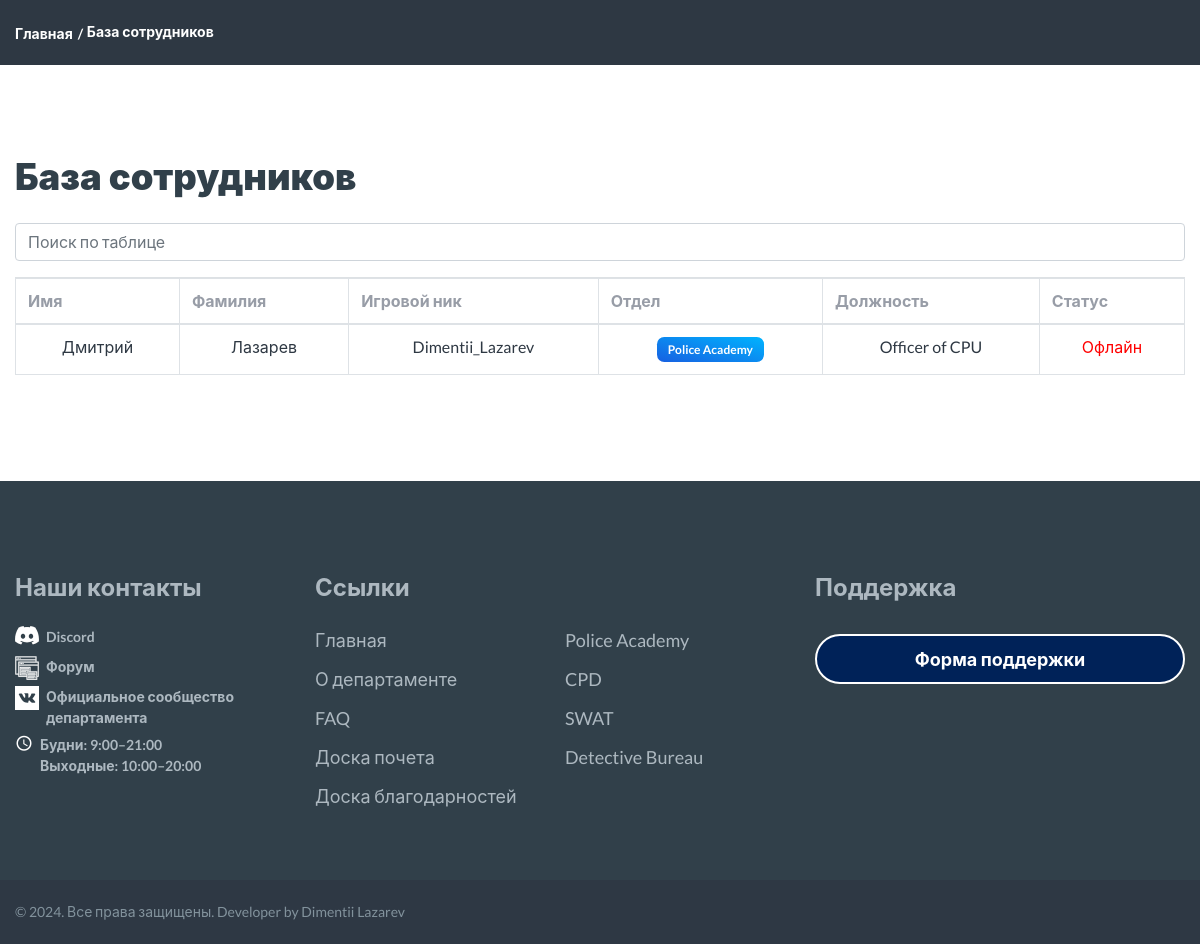
/profiles/profiles_list/, run on an earlier commit of the app's database.
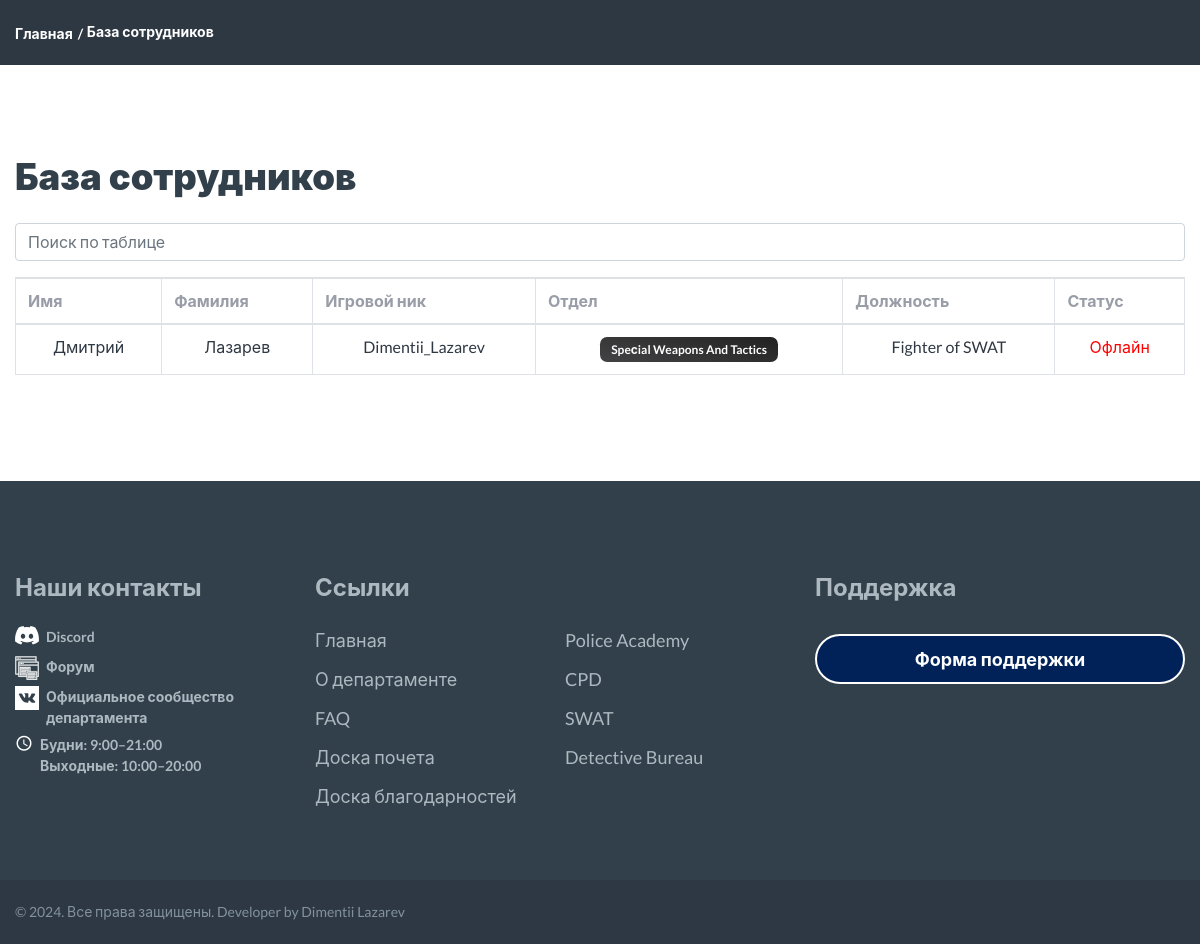
And on a later commit of the database.
### profiles/models.py (models this page shows, shortened)
class Profile(models.Model):
    id = models.AutoField(primary_key=True)
    user = models.OneToOneField(User, verbose_name="Пользователь", on_delete=models.CASCADE)
    name = models.CharField(max_length=25, verbose_name="Имя", blank=True)
    surnames = models.CharField(max_length=25, verbose_name="Фамилия", blank=True)
    email = models.EmailField(max_length=40, verbose_name="Электронная почта", blank=True)
    photo = models.ImageField(upload_to='users/%Y/%m/%d', blank=True, verbose_name="Фото",
                              default='../static/img/default.png')
    slug = models.SlugField("URL", max_length=50, blank=True)
    last_activity = models.DateTimeField(verbose_name="Последняя активность", default=timezone.now)
    bio = models.TextField(verbose_name="Биография", blank=True)
    department = models.ForeignKey(Department, verbose_name="Отдел", on_delete=models.CASCADE, blank=True, null=True)
    role = models.ForeignKey(Role, verbose_name="Должность", on_delete=models.CASCADE, blank=True, null=True)
    nick_name = models.CharField(max_length=50, verbose_name="Игровой ник", blank=True)
    profile_confirmed = models.BooleanField(default=False, verbose_name="Подтверждение профиля")
    role_confirmed = models.BooleanField(default=False, verbose_name="Подтверждение должности")
    likes = models.PositiveIntegerField(default=0, verbose_name="Лайки")
    dislikes = models.PositiveIntegerField(default=0, verbose_name="Дизлайки")
    @property
    def is_online(self):
        now = timezone.now()
        return now - self.last_activity < timezone.timedelta(minutes=2)
    def get_absolute_url(self):
        return reverse('profile_detail', kwargs={'slug': self.slug})
    class Meta:
        verbose_name = 'Профиль'
        verbose_name_plural = 'Профиля'

### departments/models.py (models this page shows, shortened)
class Department(models.Model):
    name = models.CharField(max_length=100, verbose_name="Отдел")
    description = models.TextField(blank=True)
    class Meta:
        verbose_name = 'Отдел'
        verbose_name_plural = 'Отделы'

class Role(models.Model):
    department = models.ForeignKey(Department, on_delete=models.CASCADE)
    name = models.CharField(max_length=100, verbose_name="Должность")
    class Meta:
        verbose_name = 'Должность'
        verbose_name_plural = 'Должности'

### profiles/views.py (the view)
# urls.py: path('profiles_list/', profile_list, name='profile_list'),
def profile_list(request):
    profiles = Profile.objects.order_by('id').all()  # Ensure ordering
    query = request.GET.get('q')
    if query:
        profiles = profiles.filter(
            Q(name__icontains=query) | Q(nick_name__icontains=query)
        )
    paginator = Paginator(profiles, 10)
    page = request.GET.get('page')
    try:
        profiles = paginator.page(page)
    except PageNotAnInteger:
        profiles = paginator.page(1)
    except EmptyPage:
        profiles = paginator.page(paginator.num_pages)
    return render(request, 'profiles/profile_list.html', {'profiles': profiles})

### profiles/forms.py
class SupportForm(forms.ModelForm):
    class Meta:
        model = SupportRequest
        fields = ['name', 'email', 'message']
        widgets = {
            'name': forms.TextInput(attrs={
                'class': 'form-control',
                'placeholder': 'Ваше имя',
                'required': True
            }),
            'email': forms.EmailInput(attrs={
                'class': 'form-control',
                'placeholder': 'Ваш email',
                'required': True
            }),
            'message': forms.Textarea(attrs={
                'class': 'form-control',
                'placeholder': 'Ваше сообщение',
                'rows': 4,
                'required': True
            }),
        }

### profiles/context_processors.py (called while the page is built)
def add_support_form(request):
    return {'support_form': SupportForm()}

### templates/profiles/profile_list.html (shortened to what the changed rows need)
{% load static %}
{% include 'base.html' %}
<!DOCTYPE html>
<html class="wide wow-animation" lang="en">
<link rel="stylesheet" href="https://cdnjs.cloudflare.com/ajax/libs/font-awesome/5.15.4/css/all.min.css">
<head>
</head>
<body>
<div class="page">
    <section class="section section-md">
        <div class="container">
            <h2>База сотрудников</h2>
            <br>
            <table class="table-bordered table-hover table" id="my-search-table">
                <thead>
                <tr>
                    <th>Имя</th>
                    <th>Фамилия</th>
                    <th>Игровой ник</th>
                    <th>Отдел</th>
                    <th>Должность</th>
                    <th>Статус</th>
                </tr>
                </thead>
                <tbody id="profile-table">
                {% for profile in profiles %}
                    <tr>
                        <td class="text-center">
                            {% if profile.name %}
                                <a href="{{ profile.get_absolute_url }}">{{ profile.name }}</a>
                            {% else %}
                                Нет данных
                            {% endif %}
                        </td>
                        <td class="text-center">
                            {% if profile.surnames %}
                                <a href="{{ profile.get_absolute_url }}">{{ profile.surnames }}</a>
                            {% else %}
                                Нет данных
                            {% endif %}
                        </td>
                        <td class="text-center">
                            {% if profile.nick_name %}
                                <a href="{{ profile.get_absolute_url }}">{{ profile.nick_name }}</a>
                            {% else %}
                                Нет данных
                            {% endif %}
                        </td>
                        <td class="text-center">
                            {% if profile.department %}
                                {% if profile.department.name == "Detective Bureau" %}
                                    <span class="badge bg-gradient-db">{{ profile.department.name }}</span>
                                {% elif profile.department.name == "Police Academy" %}
                                    <span class="badge bg-gradient-pa">{{ profile.department.name }}</span>
                                {% elif profile.department.name == "Speсial Weapons And Tactics" %}
                                    <span class="badge bg-gradient-swat">{{ profile.department.name }}</span>
                                {% elif profile.department.name == "Central Patrol Division" %}
                                    <span class="badge bg-gradient-cpd">{{ profile.department.name }}</span>
                                {% else %}
                                    <span class="badge bg-gradient-secondary">{{ profile.department.name }}</span>
                                {% endif %}
                            {% else %}
                                Отсутствует
                            {% endif %}
                        </td>
                        <td class="text-center">
                            {% if profile.role %}
                                <a href="{{ profile.get_absolute_url }}">{{ profile.role.name }}</a>
                            {% else %}
                                Отсутствует
                            {% endif %}
                        </td>
                        <td class="text-center">
                            {% if profile.is_online %}
                                <span style="color:green">Онлайн</span>
                            {% else %}
                                <span style="color:red">Офлайн</span>
                            {% endif %}
                        </td>
                    </tr>
                {% endfor %}
                </tbody>
            </table>
        </div>
    </section>
</div>
</body>
</html>

What changed in the data, as far as the page shows it:
changed Profile "Дмитрий": department_id 1 → 4 (drawn); role.name "Officer of CPU" → "Fighter of SWAT"; department.name "Police Academy" → "Speсial Weapons And Tactics"
